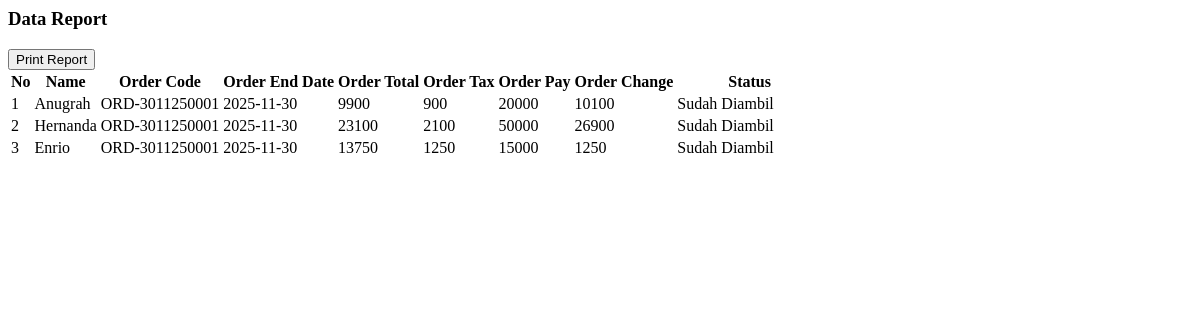
The page /pages/report.php on the database as committed earlier.
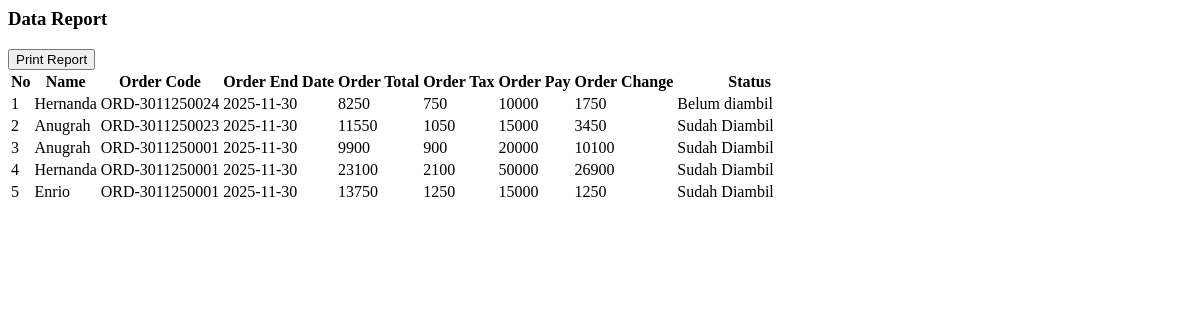
The same page on the database as committed later.
### tables this page shows
CREATE TABLE `trans_orders` (
  `id` int(11) NOT NULL,
  `customer_id` int(11) NOT NULL,
  `order_code` varchar(20) NOT NULL,
  `order_end_date` date NOT NULL,
  `order_status` tinyint(1) NOT NULL DEFAULT 0,
  `order_pay` int(11) NOT NULL,
  `order_change` int(11) NOT NULL,
  `order_tax` int(11) NOT NULL,
  `order_total` int(11) NOT NULL,
  `created_at` timestamp NOT NULL DEFAULT current_timestamp(),
  `updated_at` timestamp NULL DEFAULT NULL ON UPDATE current_timestamp()
);

CREATE TABLE `customers` (
  `id` int(11) NOT NULL,
  `name` varchar(100) NOT NULL,
  `phone` varchar(15) NOT NULL,
  `address` text NOT NULL,
  `created_at` timestamp NOT NULL DEFAULT current_timestamp(),
  `updated_at` timestamp NULL DEFAULT NULL ON UPDATE current_timestamp()
);

### pages/report.php (the view, shortened to what this page needs)
<?php
$query = mysqli_query($config, "SELECT c.name, `to`.* FROM trans_orders `to` LEFT JOIN customers c ON c.id = `to`.customer_id ORDER BY id DESC");
$rows = mysqli_fetch_all($query, MYSQLI_ASSOC);
?>
<body>
    <div class="row">
        <div class="col-sm-12">
            <div class="card">
                <div class="card-body">
                    <h3 class="card-title">Data Report</h3>
                    <div class="d-flex justify-content-end mb-3 mt-2">
                        <button class="btn btn-primary" onclick="printReport()">
                            <i class="bi bi-printer"></i> Print Report
                        </button>
                    </div>
                    <table class="table table-bordered">
                        <tr class="text-center">
                            <th>No</th>
                            <th>Name</th>
                            <th>Order Code</th>
                            <th>Order End Date</th>
                            <th>Order Total</th>
                            <th>Order Tax</th>
                            <th>Order Pay</th>
                            <th>Order Change</th>
                            <th>Status</th>
                        </tr>
                        <?php foreach ($rows as $key => $v) {
                        ?>
                            <tr class="text-center">
                                <td><?php echo $key + 1 ?></td>
                                <td><?php echo $v['name'] ?></td>
                                <td><?php echo $v['order_code'] ?></td>
                                <td><?php echo $v['order_end_date'] ?></td>
                                <td><?php echo $v['order_total'] ?></td>
                                <td><?php echo $v['order_tax'] ?></td>
                                <td><?php echo $v['order_pay'] ?></td>
                                <td><?php echo $v['order_change'] ?></td>
                                <td>
                                <?php
                                    if ($v['order_status'] == 0)
                                        echo "<span class='badge bg-secondary'>Belum diambil</span>";
                                    else
                                        echo "<span class='badge bg-success'>Sudah Diambil</span>";
                                ?>
                            </td>
                            </tr>
                        <?php
                        }
                        ?>
                    </table>
                </div>
            </div>
        </div>
    </div>
</body>

Rows that differ between the two databases and show on the page:
added trans_orders: customer.name "Hernanda", order_code "ORD-3011250024", order_end_date "2025-11-30", order_total "8250", order_tax "750", order_pay "10000", order_change "1750", order_status "Belum diambil"
added trans_orders: customer.name "Anugrah", order_code "ORD-3011250023", order_end_date "2025-11-30", order_total "11550", order_tax "1050", order_pay "15000", order_change "3450", order_status "Sudah Diambil"
